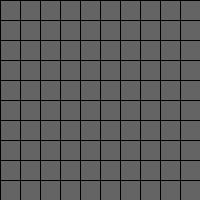
Frame 1 (no input)
Frame 60 (the mouse pressed at the canvas centre just before this capture): identical to frame 1, image omitted
Frame 120 (the mouse held since frame 60 and released just before this capture): identical to frame 1, image omitted

The Processing sketch that drew this single still picture (run headless with seeded random() and noise(); from frame 60 on, the mouse is pressed at the canvas centre):

// Processing sketch: E1
// ── E1.pde
boolean [][] grid = new boolean [10][10];
boolean on = true;
boolean off = false;

void setup(){
  size(200, 200);
  for(int i=0; i<10; i++){
    for(int j=0; j<10; j++){
      grid[i][j]= false;
      rect(i*20, j*20, 20, 20);
    }
  }
}

void draw(){
  for(int i=0; i<10; i++){
    for(int j=0; j<10; j++){
      if(grid[i][j]==true){
        fill(255);
        stroke(0);
        rect(i*20, j*20, 20, 20);
      }else{
        fill(100); //gray
        stroke(0);
        rect(i*20, j*20, 20, 20);
      }
    }
  }
  
}

void mouseReleased(){
  int col = mouseX/20;
  int row = mouseY/20;
  
  if(col==0&&row==0){ //corner control, [0][0]
    grid[0][0] = (grid[0][0]) ? false : true;
    grid[0][1] = (grid[0][1]) ? false : true;
    grid[1][0] = (grid[1][0]) ? false : true;
  }else if(col==0&&row==9){ //corner control, [0][9]
    grid[0][9] = (grid[0][9]) ? false : true;
    grid[0][8] = (grid[0][8]) ? false : true;
    grid[1][9] = (grid[1][9]) ? false : true;
  }else if(col==9&&row==0){ //corner control, [9][0]
    grid[9][0] = (grid[9][0]) ? false : true;
    grid[9][1] = (grid[9][1]) ? false : true;
    grid[8][0] = (grid[8][0]) ? false : true; 
  }else if(col==9&&row==9){ //corner control, [9][9]
    grid[9][9] = (grid[9][9]) ? false : true;
    grid[9][8] = (grid[9][8]) ? false : true;
    grid[8][9] = (grid[8][9]) ? false : true;
  }else if(col==0 && row>=1 && row<=8){ //side control, [0][1-8]
    grid[0][row] = (grid[0][row]) ? false : true;
    grid[0][row+1] = (grid[0][row+1]) ? false : true;
    grid[0][row-1] = (grid[0][row-1]) ? false : true;
    grid[1][row] = (grid[1][row]) ? false : true;
  }else if(col ==9 && row>=1 && row<=8){ //side control, [9][1-8]
    grid[9][row] = (grid[9][row]) ? false : true;
    grid[9][row+1] = (grid[9][row+1]) ? false : true;
    grid[9][row-1] = (grid[9][row-1]) ? false : true;
    grid[8][row] = (grid[8][row]) ? false : true;
  }else if(row==0 && col>=1 && col<=8){ //side control, [1-8][0]
    grid[col][0] = (grid[col][0]) ? false : true;
    grid[col+1][0] = (grid[col+1][0]) ? false : true;
    grid[col-1][0] = (grid[col-1][0]) ? false : true;
    grid[col][1] = (grid[col][1]) ? false : true;
  }else if(row==9 && col>=1 && col<=8){ //side control, [1-8][9]
    grid[col][9] = (grid[col][9]) ? false : true;
    grid[col+1][9] = (grid[col+1][9]) ? false : true;
    grid[col-1][9] = (grid[col-1][9]) ? false : true;
    grid[col][8] = (grid[col][8]) ? false : true;
  }else if(grid[col][row]==false){ // inside control 
    grid[col][row] = true; 
    grid[col][row+1] = (grid[col][row+1]) ? false : true;
    grid[col][row-1] = (grid[col][row-1]) ? false : true;
    grid[col+1][row] = (grid[col+1][row]) ? false : true;
    grid[col-1][row] = (grid[col-1][row]) ? false : true;
  }else { // is true
    grid[col][row]=false; 
    grid[col][row+1] = (grid[col][row+1]) ? false : true;
    grid[col][row-1] = (grid[col][row-1]) ? false : true;
    grid[col+1][row] = (grid[col+1][row]) ? false : true;
    grid[col-1][row] = (grid[col-1][row]) ? false : true;
  }
  
}
